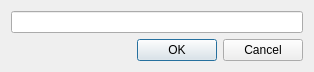
<?xml version="1.0" encoding="UTF-8"?>
<ui version="4.0">
 <class>RenamePathDialog</class>
 <widget class="QDialog" name="RenamePathDialog">
  <property name="geometry">
   <rect>
    <x>0</x>
    <y>0</y>
    <width>314</width>
    <height>70</height>
   </rect>
  </property>
  <property name="windowTitle">
   <string>RenamePathDialog</string>
  </property>
  <layout class="QVBoxLayout" name="verticalLayout">
   <item>
    <widget class="QLineEdit" name="le_path"/>
   </item>
   <item>
    <widget class="QDialogButtonBox" name="buttonBox">
     <property name="standardButtons">
      <set>QDialogButtonBox::Cancel|QDialogButtonBox::Ok</set>
     </property>
    </widget>
   </item>
  </layout>
 </widget>
 <resources/>
 <connections/>
</ui>
